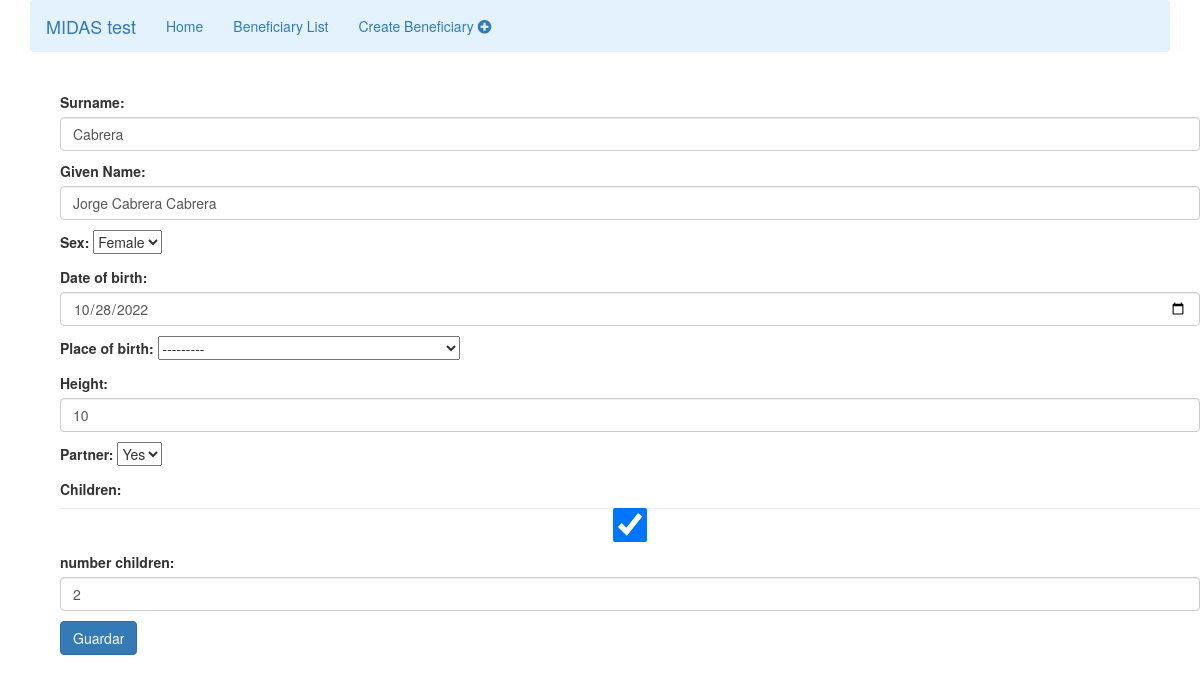
Screenshot of /beneficiary_edit/2/ with the database file from the repository.
### beneficiaries_app/models.py (models this page shows)
class Beneficiaries(models.Model):
    surname = models.CharField(max_length=200)
    given_name = models.CharField(max_length=200)
    sex = models.TextField(null=True, choices=SEX_CHOICES)
    date_of_birth = models.DateField()
    place_of_birth = CountryField()
    height = models.PositiveIntegerField(null=True)
    partner = models.TextField(null=True, choices=PARTNER_CHOICES)
    children = models.BooleanField(null=True)
    number_children = models.PositiveIntegerField()

### beneficiaries_app/views.py (the view)
def beneficiary_edit(request, beneficiaries_id):
    beneficiary = get_object_or_404(Beneficiaries, id=beneficiaries_id)
    if request.method == 'POST':
        form = BeneficiariesForm(request.POST, instance=beneficiary)
        if form.is_valid():
            p1 = form.save()
            return redirect('beneficiaries_app:beneficiary_list')
        else:
            messages.error(request, form.errors)
    else:
        form = BeneficiariesForm(instance=beneficiary)
    context = {'form': form}
    return render(request, 'beneficiary_edit.html', context)

### MIDAS_TEST/templates/beneficiary_edit.html (shortened to what this page needs)
{% extends 'base.html' %}
{% block content %}
<div class="p-5 container mt-5">
    <form method="post">
        {{form.as_p}}
        <button class="btn btn-primary" type="submit">Guardar</button>
    </form>
</div>
{% endblock %}

### rows the page displays
Beneficiaries: surname "Cabrera", given_name "Jorge Cabrera Cabrera", sex "Female", date_of_birth "10/28/2022", place_of_birth "---------", height "10", partner "Yes", children "☑", number_children "2"
